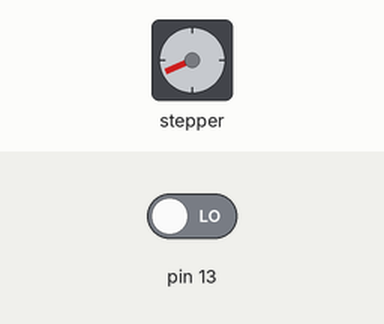
The sketch below on a simulated Arduino Uno, built with avr-gcc and run on an emulated ATmega328P. On the bench: stepper motor. The inputs (shaded band) are chosen by the test bench; at power-on: pin 13 LOW. Stepper angles assume 2000 steps per turn.

Above: at 6.87 s.
6.9 s: pin 13 driven HIGH
At 8.06 s:
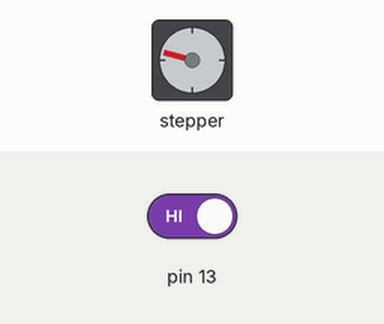
10.4 s: pin 13 driven LOW
At 10.62 s:
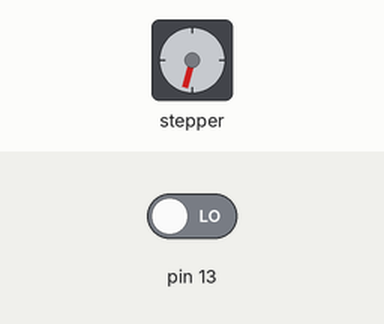
13.9 s: pin 13 driven HIGH
At 14.1 s:
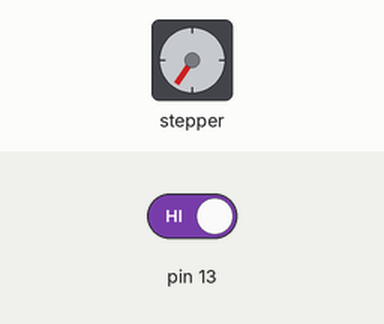
Timing chart, 0 to 27.4 s (numbered marks = the images above; inputs shaded):
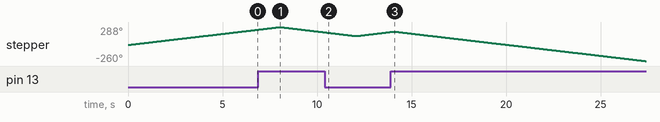

The sketch:

stepper1.ino
```cpp
#include <Stepper.h>
bool flag;
const int stepsPerRevolution = 2000;

// initialize the stepper library on pins 8 through 11:
int in1=8, in2=9, in3=10, in4=11;
Stepper myStepper(stepsPerRevolution, in1, in3, in2, in4);

void setup() {
  // set the speed at 6 rpm:
  myStepper.setSpeed(6); //stepsPerRevolution*speed should be 12000
  pinMode(13,INPUT);
  //Serial.begin(9600);
}

void loop() {

  if (!flag){
  myStepper.step(stepsPerRevolution/5);
  }
  else{
  myStepper.step(-stepsPerRevolution/5);
  }
  if(digitalRead(13)==HIGH){
    flag=true;
  }
  else{
    flag=false;
  }
}
```
